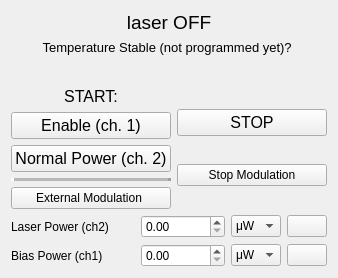
     <widget class="QWidget" name="laser_tab">
      <attribute name="title">
       <string>Laser</string>
      </attribute>
      <layout class="QGridLayout" name="gridLayout_4">
       <item row="8" column="0">
        <widget class="QLabel" name="label_48">
         <property name="text">
          <string>Bias Power (ch1)</string>
         </property>
        </widget>
       </item>
       <item row="1" column="0" colspan="5">
        <widget class="QLabel" name="toptica_emission_indicator">
         <property name="maximumSize">
          <size>
           <width>16777215</width>
           <height>100</height>
          </size>
         </property>
         <property name="font">
          <font>
           <pointsize>14</pointsize>
          </font>
         </property>
         <property name="text">
          <string>&lt;html&gt;&lt;head/&gt;&lt;body&gt;&lt;p&gt;&lt;img src=&quot;:/led_icons/RED_LED_OFF.png&quot;/&gt;&lt;img src=&quot;:/led_icons/RED_LED_OFF.png&quot;/&gt;&lt;img src=&quot;:/led_icons/RED_LED_OFF.png&quot;/&gt;&lt;img src=&quot;:/led_icons/RED_LED_OFF.png&quot;/&gt;&lt;img src=&quot;:/led_icons/RED_LED_OFF.png&quot;/&gt;&lt;img src=&quot;:/led_icons/RED_LED_OFF.png&quot;/&gt;&lt;img src=&quot;:/led_icons/RED_LED_OFF.png&quot;/&gt;&lt;img src=&quot;:/led_icons/RED_LED_OFF.png&quot;/&gt;&lt;img src=&quot;:/led_icons/RED_LED_OFF.png&quot;/&gt;&lt;img src=&quot;:/led_icons/RED_LED_OFF.png&quot;/&gt;&lt;img src=&quot;:/led_icons/RED_LED_OFF.png&quot;/&gt;&lt;img src=&quot;:/led_icons/RED_LED_OFF.png&quot;/&gt;&lt;img src=&quot;:/led_icons/RED_LED_OFF.png&quot;/&gt;&lt;img src=&quot;:/led_icons/RED_LED_OFF.png&quot;/&gt;&lt;img src=&quot;:/led_icons/RED_LED_OFF.png&quot;/&gt;&lt;/p&gt;&lt;p&gt;laser OFF&lt;/p&gt;&lt;/body&gt;&lt;/html&gt;</string>
         </property>
         <property name="alignment">
          <set>Qt::AlignCenter</set>
         </property>
        </widget>
       </item>
       <item row="2" column="0" colspan="5">
        <widget class="QLabel" name="toptica_temp_stable_indicator">
         <property name="maximumSize">
          <size>
           <width>16777215</width>
           <height>60</height>
          </size>
         </property>
         <property name="text">
          <string>&lt;html&gt;&lt;head/&gt;&lt;body&gt;&lt;p align=&quot;center&quot;&gt;&lt;span style=&quot; font-size:10pt;&quot;&gt;Temperature Stable (not programmed yet)? &lt;/span&gt;&lt;/p&gt;&lt;p align=&quot;center&quot;&gt;&lt;img src=&quot;:/led_icons/RED_LED_OFF.png&quot;/&gt;&lt;/p&gt;&lt;/body&gt;&lt;/html&gt;</string>
         </property>
        </widget>
       </item>
       <item row="8" column="2">
        <widget class="CustomDoubleSpinBox" name="toptica_bias_spinner">
         <property name="keyboardTracking">
          <bool>false</bool>
         </property>
         <property name="maximum">
          <double>1000000.000000000000000</double>
         </property>
        </widget>
       </item>
       <item row="7" column="4">
        <widget class="QPushButton" name="toptica_set_power_btn">
         <property name="text">
          <string/>
         </property>
         <property name="icon">
          <iconset>
           <normaloff>arrow.png</normaloff>arrow.png</iconset>
         </property>
        </widget>
       </item>
       <item row="8" column="3">
        <widget class="CustomComboBox" name="toptica_bias_units_combobox">
         <property name="maximumSize">
          <size>
           <width>50</width>
           <height>16777215</height>
          </size>
         </property>
         <item>
          <property name="text">
           <string>μW</string>
          </property>
         </item>
         <item>
          <property name="text">
           <string>mW</string>
          </property>
         </item>
        </widget>
       </item>
       <item row="8" column="4">
        <widget class="QPushButton" name="toptica_set_bias_power_btn">
         <property name="maximumSize">
          <size>
           <width>40</width>
           <height>16777215</height>
          </size>
         </property>
         <property name="text">
          <string/>
         </property>
         <property name="icon">
          <iconset>
           <normaloff>arrow.png</normaloff>arrow.png</iconset>
         </property>
        </widget>
       </item>
       <item row="7" column="3">
        <widget class="CustomComboBox" name="toptica_units_combobox">
         <property name="maximumSize">
          <size>
           <width>50</width>
           <height>16777215</height>
          </size>
         </property>
         <item>
          <property name="text">
           <string>μW</string>
          </property>
         </item>
         <item>
          <property name="text">
           <string>mW</string>
          </property>
         </item>
        </widget>
       </item>
       <item row="7" column="2">
        <widget class="CustomDoubleSpinBox" name="toptica_power_spinner">
         <property name="keyboardTracking">
          <bool>false</bool>
         </property>
         <property name="maximum">
          <double>1000000.000000000000000</double>
         </property>
        </widget>
       </item>
       <item row="7" column="0">
        <widget class="QLabel" name="label_47">
         <property name="text">
          <string>Laser Power (ch2)</string>
         </property>
        </widget>
       </item>
       <item row="5" column="0" colspan="5">
        <layout class="QHBoxLayout" name="horizontalLayout">
         <item>
          <layout class="QVBoxLayout" name="verticalLayout_2">
           <item>
            <widget class="QLabel" name="label_46">
             <property name="font">
              <font>
               <pointsize>12</pointsize>
              </font>
             </property>
             <property name="text">
              <string>START:</string>
             </property>
             <property name="alignment">
              <set>Qt::AlignCenter</set>
             </property>
            </widget>
           </item>
           <item>
            <widget class="QPushButton" name="toptica_bias_enable_btn">
             <property name="font">
              <font>
               <pointsize>12</pointsize>
              </font>
             </property>
             <property name="text">
              <string>Enable (ch. 1)</string>
             </property>
            </widget>
           </item>
           <item>
            <widget class="QPushButton" name="toptica_start_laser_btn">
             <property name="minimumSize">
              <size>
               <width>150</width>
               <height>0</height>
              </size>
             </property>
             <property name="font">
              <font>
               <pointsize>12</pointsize>
              </font>
             </property>
             <property name="text">
              <string>Normal Power (ch. 2)</string>
             </property>
            </widget>
           </item>
           <item>
            <widget class="QFrame" name="frame_11">
             <property name="frameShape">
              <enum>QFrame::HLine</enum>
             </property>
             <property name="frameShadow">
              <enum>QFrame::Raised</enum>
             </property>
             <property name="lineWidth">
              <number>3</number>
             </property>
             <property name="midLineWidth">
              <number>5</number>
             </property>
            </widget>
           </item>
           <item>
            <widget class="QPushButton" name="toptica_enable_digital_input_btn">
             <property name="text">
              <string>￼￼￼￼External Modulation</string>
             </property>
            </widget>
           </item>
          </layout>
         </item>
         <item>
          <layout class="QVBoxLayout" name="verticalLayout">
           <item>
            <widget class="QPushButton" name="toptica_stop_laser_btn">
             <property name="minimumSize">
              <size>
               <width>150</width>
               <height>0</height>
              </size>
             </property>
             <property name="font">
              <font>
               <pointsize>12</pointsize>
              </font>
             </property>
             <property name="text">
              <string>STOP</string>
             </property>
            </widget>
           </item>
           <item>
            <widget class="QPushButton" name="toptica_stop_mod_btn">
             <property name="text">
              <string>Stop Modulation</string>
             </property>
            </widget>
           </item>
          </layout>
         </item>
        </layout>
       </item>
      </layout>
     </widget>
